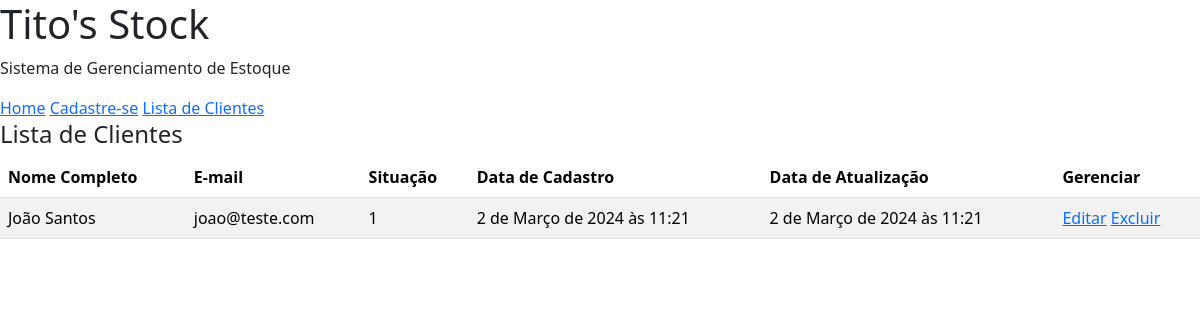
The app's page /cliente/listar, older data.
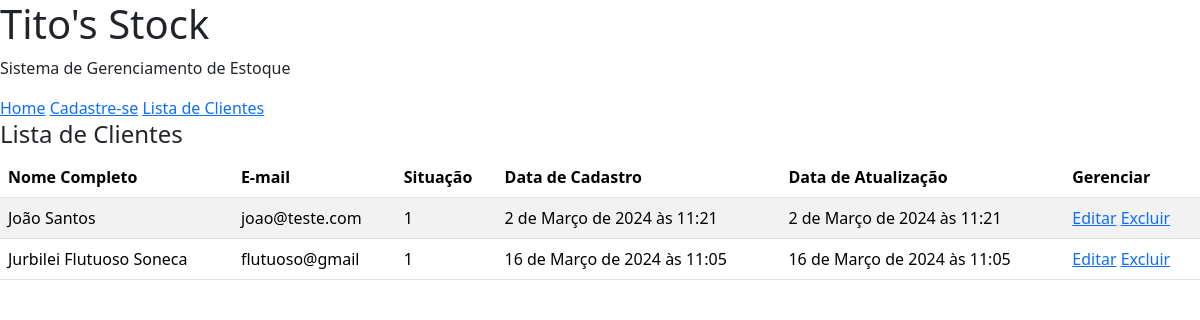
The same page, newer data.
### cliente/models.py (models this page shows)
class Clientes(models.Model):
    primeiro_nome = models.CharField(max_length=50)
    sobrenome = models.CharField(max_length=50)
    email = models.CharField(max_length=100)
    status = models.IntegerField()
    created_at = models.DateTimeField(default=datetime.now)
    updated_at = models.DateTimeField(default=datetime.now, blank=True)

### cliente/views.py (the view)
# urls.py: path('listar', views.listar, name = 'listar_cliente'),
def listar(request):
    lista_clientes = Clientes.objects.all()
    return render(request, 'listar_cliente.html', {'lista': lista_clientes})

### cliente/templates/listar_cliente.html
{% extends 'master_cliente.html' %}
{% block content %}
    <h4>Lista de Clientes</h4>
    <table class="table table-striped">
        <thead>
            <tr>
                <th>Nome Completo</th>
                <th>E-mail</th>
                <th>Situação</th>
                <th>Data de Cadastro</th>
                <th>Data de Atualização</th>
                <th>Gerenciar</th>
            </tr>
        </thead>
        <tbody>
            {% if lista %}
                {% for cliente in lista %}
                    <tr>
                        <td>{{ cliente.primeiro_nome }} {{ cliente.sobrenome }}</td>
                        <td>{{ cliente.email }}</td>
                        <td>{{ cliente.status }}</td>
                        <td>{{ cliente.created_at }}</td>
                        <td>{{ cliente.updated_at }}</td>
                        <td>
                            <a href="{% url 'editar_cliente' cliente.id %}">Editar</a>
                            <a href="{% url 'deletar_cliente' cliente.id %}">Excluir</a>
                        </td>
                    </tr>
                {% endfor %}
            {% else %}
                <tr>
                    <td class="text-center" colspan="6">
                        Nenhum cliente cadastrado
                    </td>
                </tr>
            {% endif %}
        </tbody>
    </table>
{% endblock %}

Row changes from the older to the newer data that the page shows:
added Clientes: primeiro_nome "Jurbilei", sobrenome "Flutuoso Soneca", email "flutuoso@gmail", status "1", created_at "16 de Março de 2024 às 11:05", updated_at "16 de Março de 2024 às 11:05"
